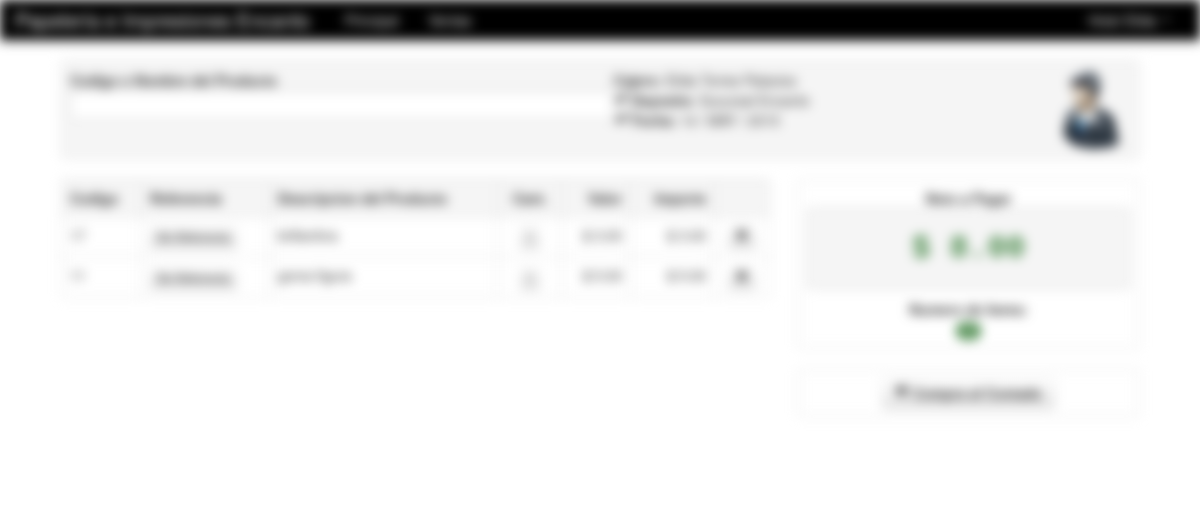
The app's page /Modulos/Venta/index.php (signed in), older data.
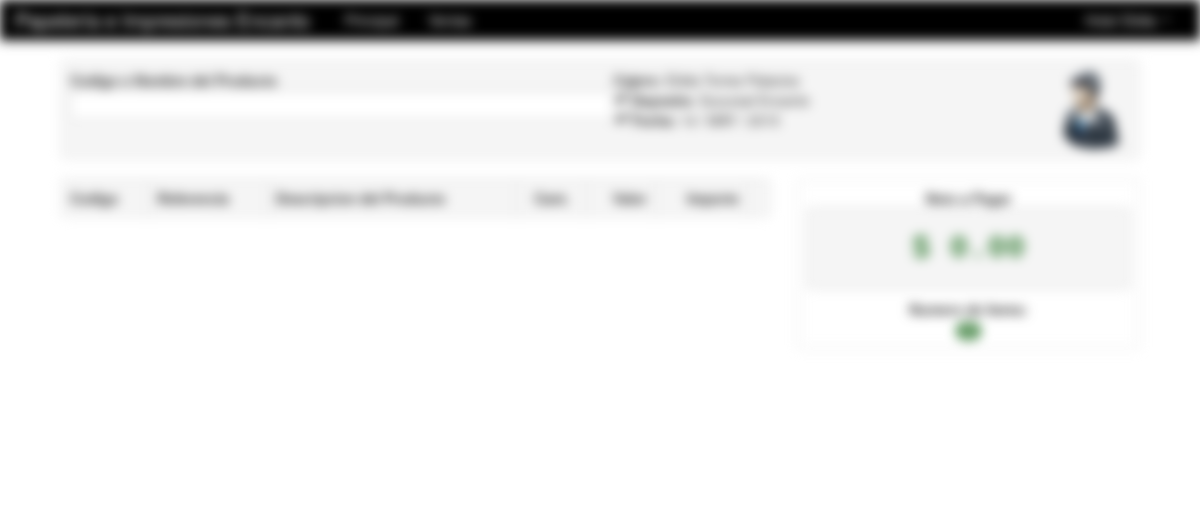
The same page, newer data.
### tables this page shows
CREATE TABLE IF NOT EXISTS `cajero` (
  `usuario_idUsuario3` int(11) NOT NULL,
  `deposito_idDeposito3` int(11) NOT NULL
);

CREATE TABLE IF NOT EXISTS `persona` (
`idPersona` int(11) NOT NULL,
  `doc` varchar(30) NOT NULL,
  `nom` varchar(25) NOT NULL,
  `ape` varchar(40) NOT NULL,
  `fecha` date NOT NULL,
  `tel` varchar(15) NOT NULL,
  `cel` varchar(15) NOT NULL,
  `sexo` varchar(10) NOT NULL,
  `dir` varchar(40) NOT NULL,
  `nota` varchar(50) NOT NULL,
  `fechar` date NOT NULL,
  `estado` varchar(20) NOT NULL,
  `empresa_idEmpresa` int(11) NOT NULL
);

CREATE TABLE IF NOT EXISTS `sucursal` (
`idDeposito` int(11) NOT NULL,
  `nombre` varchar(255) NOT NULL,
  `dir` varchar(255) NOT NULL,
  `tel` varchar(255) NOT NULL,
  `encargado` varchar(255) NOT NULL,
  `estado` varchar(255) NOT NULL
);

CREATE TABLE IF NOT EXISTS `detalle` (
`id` int(11) NOT NULL,
  `articulo_codigo1` int(11) NOT NULL,
  `ref` varchar(45) NOT NULL,
  `cant` int(11) NOT NULL,
  `usuario_idUsuario1` int(11) NOT NULL
);

CREATE TABLE IF NOT EXISTS `articulo` (
`codigo` int(11) NOT NULL,
  `nombre` varchar(20) NOT NULL,
  `departamento_idDepartamento` int(11) NOT NULL,
  `unidad_idUnidad` int(11) NOT NULL,
  `defecto` varchar(20) NOT NULL,
  `iva_ivacompra` int(11) NOT NULL,
  `iva_ivaventa` int(11) NOT NULL,
  `costo_prov` varchar(20) NOT NULL,
  `ocosto_prov` varchar(20) NOT NULL,
  `a_venta` varchar(20) NOT NULL,
  `b_venta` varchar(20) NOT NULL,
  `c_venta` varchar(20) NOT NULL,
  `d_venta` varchar(20) NOT NULL,
  `a_costo` varchar(20) NOT NULL,
  `b_costo` varchar(20) NOT NULL,
  `c_costo` varchar(20) NOT NULL,
  `d_costo` varchar(20) NOT NULL
);

CREATE TABLE IF NOT EXISTS `iva` (
`idIva` int(11) NOT NULL,
  `nombreIva` varchar(255) NOT NULL,
  `valor` varchar(255) NOT NULL,
  `estado` varchar(255) NOT NULL
);

### Modulos/class_buscar.php (called while the page is built, shortened)
<?php
class Consultar_Cajero{
	private $fetch;
	function __construct($codigo){
		$this->consulta = mysql_query("SELECT * FROM ((cajero c INNER JOIN empleado e ON c.usuario_idUsuario3=e.idUsuario)
INNER JOIN persona p ON p.idPersona=e.persona_idPersona) INNER JOIN sucursal s ON s.idDeposito=c.deposito_idDeposito3
WHERE e.idUsuario=$codigo");
		$this->fetch = mysql_fetch_array($this->consulta);
	}
	function consultar($campo){
		return $this->fetch[$campo];
	}
}
class Consultar_Deposito{
	private $fetch;
	function __construct($codigo){
		$this->consulta = mysql_query("SELECT * FROM sucursal WHERE idDeposito=$codigo");
		$this->fetch = mysql_fetch_array($this->consulta);
	}
	function consultar($campo){
		return $this->fetch[$campo];
	}
}
class Consultar_IVA{
	private $fetch;
	function __construct($codigo){
		$this->consulta = mysql_query("SELECT * FROM iva WHERE idIva=$codigo");
		$this->fetch = mysql_fetch_array($this->consulta);
	}
	function consultar($campo){
		return $this->fetch[$campo];
	}
}
?>

### Modulos/funciones.php (called while the page is built, shortened)
<?php
	function fecha($fecha){
		$meses = array("ENE","FEB","MAR","ABR","MAY","JUN","JUL","AGO","SEP","OCT","NOV","DIC");
		$a=substr($fecha, 0, 4);
		$m=substr($fecha, 5, 2);
		$d=substr($fecha, 8);
		return $d." / ".$meses[$m-1]." / ".$a;
	}
	function formato($valor){
		return number_format($valor,2,".",",");
	}
?>

### Modulos/Venta/index.php (the view, shortened to what this page needs)
<?php
	include_once "class/class.php";
	include_once "../funciones.php";
	include_once "../class_buscar.php";
	$usu=$_SESSION['idUser'];
	$oPersona=new Consultar_Cajero($usu);
	$cajero_nombre=$oPersona->consultar('nom').' '.$oPersona->consultar('ape');
	$pa=mysql_query("SELECT * from (empleado e INNER JOIN cajero c on e.idUsuario=c.usuario_idUsuario3) INNER JOIN sucursal s ON s.idDeposito=c.deposito_idDeposito3 WHERE e.idUsuario='$usu'");
	while($row=mysql_fetch_array($pa)){
		$id_bodega=$row['deposito_idDeposito3'];
		$oDeposito=new Consultar_Deposito($id_bodega);
		$nombre_deposito=$oDeposito->consultar('nombre');
	}
?>
<!DOCTYPE html>
<html lang="es">
  <head>
    <link href="../../css/bootstrap.css" rel="stylesheet">
    <link href="../../css/bootstrap-responsive.css" rel="stylesheet">
  </head>
  <body>
    <?php include_once "../../menu/m_venta.php"; ?>
	<div align="center">
    	<table width="90%">
          <tr>
            <td>
            	<table class="table table-bordered">
                  <tr class="well">
                    <td>
                   	    <div class="row-fluid">
	                        <div class="span6">
                            	<form name="form2" action="" method="post">
                                    <strong>Codigo o Nombre del Producto</strong><br>
                                    <input type="text" autofocus list="browsers" name="buscar" autocomplete="off" class="input-xxlarge" required>
                                </form>
                            </div>
    	                    <div class="span6">
                            	<div class="row-fluid">
			                        <div class="span6">
                                    	<strong>Cajero: </strong> <?php echo $cajero_nombre; ?><br>
                                        <i class="icon-ok"></i> <strong>Deposito: </strong> <?php echo $nombre_deposito; ?><br>
                                        <i class="icon-ok"></i> <strong>Fecha: </strong> <?php echo fecha(date('Y-m-d')); ?>
                                    </div>
                                    <div class="span6" align="right">
                                    	<?php
											if (file_exists("../../usuarios/".$_SESSION['cod_user'].".jpg")){
												echo '<img src="../../usuarios/'.$_SESSION['cod_user'].'.jpg" width="50" height="50" class="img-polaroid img-polaroid">';
											}else{
												echo '<img src="../../usuarios/defecto.png" width="80" height="80">';
											}
										?>
                                    </div>
                                </div>
                            </div>
                        </div>
                    </td>
                  </tr>
                </table>
                <div class="row-fluid">
	                <div class="span8">
                    	<div style="width:100%; height:300px; overflow: auto;">
                        <table class="table table-bordered">
                            <tr class="well">
                            	<td><strong>Codigo</strong></td>
                                <td><strong>Referencia</strong></td>
                                <td><strong>Descripcion del Producto</strong></td>
                                <td><strong><center>Cant.</center></strong></td>
                                <td><strong><div align="right">Valor</div></strong></td>
                                <td><strong><div align="right">Importe</div></strong></td>
                                <td></td>
                            </tr>
                            <?php
								$neto=0;$item=0;
                                $pa=mysql_query("SELECT * FROM ((detalle d INNER JOIN articulo a on d.articulo_codigo1=a.codigo) INNER JOIN empleado e ON d.usuario_idUsuario1=e.idUsuario) INNER JOIN iva i ON a.iva_ivaventa=i.idIva WHERE e.idUsuario=$usu");
                                while($row=mysql_fetch_array($pa)){
									$item=$item+$row['cant'];
									$oIVA=new Consultar_IVA($row['idIva']);
									$iva=$oIVA->consultar('valor');
                                    $defecto=strtolower($row['defecto']);
                                    $valor=$row[$defecto.'_venta']*(($iva/100)+1);
                                    $importe=$row['cant']*$valor;
									$neto=$neto+$importe;
									if($row['ref']==NULL){
										$referencia='Sin Referencia';
									}else{
										$referencia=$row['ref'];
									}
                            ?>
                            <tr>
                            	<td><?php echo $row['codigo']; ?></td>
                                <td>
                                	<a href="#r<?php echo $row['id']; ?>" role="button" class="btn btn-mini" data-toggle="modal">
										<strong><?php echo $referencia; ?></strong>
                                    </a>
                                </td>
                                <td><?php echo $row['nombre']; ?></td>
                                <td>
                                	<center>
                                    	<a href="#m<?php echo $row['id']; ?>" role="button" class="btn btn-mini" data-toggle="modal">
											<strong><?php echo $row['cant']; ?></strong>
                                        </a>
                                    </center>
                                </td>
                                <td><div align="right">$ <?php echo formato($valor); ?></div></td>
                                <td><div align="right">$ <?php echo formato($importe); ?></div></td>
                                <td>
                                    <center>
                                        <a href="index.php?del=<?php echo $row['id']; ?>" class="btn btn-mini" title="Remover de la Lista de Compra">
                                            <i class="icon-remove"></i>
                                        </a>
                                    </center>
                                </td>
                            </tr>
                            <?php } ?>
                        </table>
                        </div>
                    </div>
    	            <div class="span4">
                    	<table class="table table-bordered">
                            <tr>
                                <td>
                                	<center><strong>Neto a Pagar</strong>
                                	<pre><h2 class="text-success" align="center">$ <?php echo formato($neto); ?></h2></pre>
                                    <strong>Numero de Items: <br><span class="badge badge-success"><?php echo $item; ?></span></strong></center>
                                </td>
                            </tr>
                    	</table>
                        <?php if($neto<>0){ ?>
                        <table class="table table-bordered">
                            <tr>
                                <td>
                                	<div align="center">
                                        <a href="#contado" role="button" class="btn" data-toggle="modal">
                                            <i class="icon-shopping-cart"></i> <strong>Compra al Contado</strong>
                                        </a>
                                	</div>
                                </td>
                            </tr>
                    	</table>
                        <?php } ?>
                    </div>
                </div>
            </td>
          </tr>
        </table>
    </div>
  </body>
</html>

### menu/m_venta.php (shortened to what this page needs)
<div class="navbar navbar-inverse navbar-fixed-top">
      <div class="navbar-inner">
        <div class="container">
          <a class="brand" href="#" style="color:#FFF">Papelería e Impresiones Encanto</a>
          <div class="nav-collapse collapse">
            <ul class="nav">
              <li><a href="../../Principal.php" style="color:#FFF">Principal</a></li>
              <li><a href="index.php" style="color:#FFF">Ventas</a></li>
            </ul>
            <ul class="nav pull-right">
                <li class="dropdown">
              		<a href="#" style="color:#FFF" class="dropdown-toggle" data-toggle="dropdown">
                    	Hola! <?php echo $_SESSION['user_name']; ?> <b class="caret"></b>
                    </a>
                </li>
          	</ul>
          </div>
        </div>
      </div>
    </div>

### Modulos/Venta/index.php (style rules this page uses)
body { padding-top: 60px; padding-bottom: 40px; }

Row changes from the older to the newer data that the page shows:
removed detalle: ref "Sin Referencia", articulo_codigo1.nombre "brillantina", articulo_codigo1.valor "3.00", cant.valor "3.00"
removed detalle: ref "Sin Referencia", articulo_codigo1.nombre "goma figura", articulo_codigo1.valor "5.00", cant.valor "5.00"
changed through a linked row, cajero: persona.nom+ape "Elida Torres Palacios" → "Elidia Torres Palacios"
Text that changed along with them:
$_SESSION['user_name']: "Elida" → "Elidia"
formato($neto): "8.00" → "0.00"
$item: "2" → "0"
text no longer shown: "Compra al Contado"
